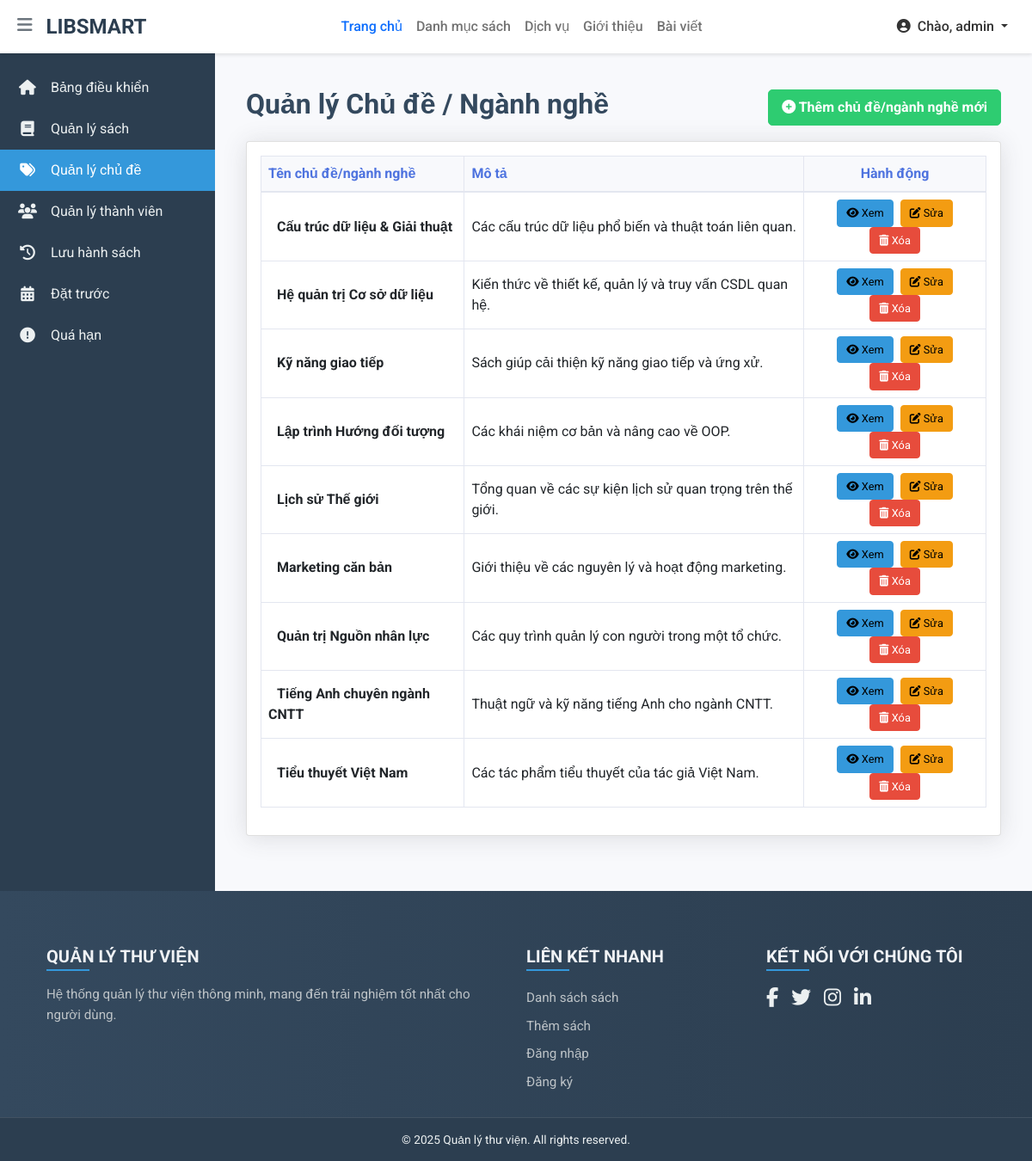
Screenshot of /Subject/index (signed in) with the database file from the repository.
### tables this page shows
CREATE TABLE `subjects` (
  `id` int(11) NOT NULL AUTO_INCREMENT,
  `name` varchar(100) NOT NULL,
  `description` text,
  `faculty_id` int(11) DEFAULT NULL,
  `main_category_id` int(11) DEFAULT NULL,
  `parent_id` int(11) DEFAULT NULL,
  PRIMARY KEY (`id`),
  KEY `fk_parent_subject` (`parent_id`),
  KEY `faculty_id` (`faculty_id`),
  KEY `main_category_id` (`main_category_id`),
  CONSTRAINT `fk_parent_subject` FOREIGN KEY (`parent_id`) REFERENCES `subjects` (`id`) ON DELETE SET NULL,
  CONSTRAINT `subjects_ibfk_1` FOREIGN KEY (`faculty_id`) REFERENCES `faculties` (`id`) ON DELETE SET NULL,
  CONSTRAINT `subjects_ibfk_2` FOREIGN KEY (`main_category_id`) REFERENCES `main_categories` (`id`) ON DELETE SET NULL
);

### app/controllers/SubjectController.php (called while the page is built, shortened)
<?php
require_once ROOT_PATH . '/app/models/SubjectModel.php';
class SubjectController
{
     private $subjectModel;
    public function __construct($db) {
        $this->subjectModel = new SubjectModel($db);
    }
    public function index()
    {
        $subjects = $this->subjectModel->getSubjects();
        foreach ($subjects as $sub) {
            $parentId = $sub->parent_id ?? 0;
        }
        include ROOT_PATH . '/app/views/subject/index.php';
        include ROOT_PATH . '/app/views/shares/admin_layout.php';
    }
}

### app/models/SubjectModel.php (called while the page is built, shortened)
<?php
class SubjectModel
{
    private $conn;
    private $table_name = "subjects";
    public function __construct($db)
    {
        $this->conn = $db;
    }
    public function getSubjects()
    {
        $sql = "SELECT s.*, f.name as faculty_name
                FROM " . $this->table_name . " s
                LEFT JOIN faculties f ON s.faculty_id = f.id
                ORDER BY s.name ASC";
        $stmt = $this->conn->prepare($sql);
        $stmt->execute();
        return $stmt->fetchAll(PDO::FETCH_OBJ);
    }
}

### app/views/subject/index.php (the view, shortened to what this page needs)
<div class="container-fluid admin-content-container py-3">
    <div class="d-flex justify-content-between align-items-center mb-3">
        <h1 class="h2 page-title">Quản lý Chủ đề / Ngành nghề</h1>
        <?php if (isset($_SESSION['role']) && $_SESSION['role'] === 'admin'): ?>
            <a href="/Subject/create" class="btn btn-success btn-add-new">
                <i class="fas fa-plus-circle mr-2"></i> Thêm chủ đề/ngành nghề mới
            </a>
        <?php endif; ?>
    </div>
    <div class="card shadow mb-4">
        <div class="card-body">
            <table class="table table-bordered table-hover">
                <thead class="thead-light">
                    <tr>
                        <th>Tên chủ đề/ngành nghề</th>
                        <th>Mô tả</th>
                        <th class="text-center">Hành động</th>
                    </tr>
                </thead>
                <tbody>
                    <?php
                    function displaySubjectTableRows($subjectsByParentArray, $parentId, $level = 0) {
                        if (!isset($subjectsByParentArray[$parentId])) {
                            return;
                        }
                        foreach ($subjectsByParentArray[$parentId] as $subject) {
                            $indent = str_repeat("&nbsp;&nbsp;&nbsp;&nbsp;", $level);
                            echo '<tr>';
                            echo '<td style="text-align: left;"><span class="subject-indent">' . $indent . htmlspecialchars($subject->name) . '</span></td>';
                            echo '<td>' . htmlspecialchars($subject->description) . '</td>';
                            echo '<td class="text-center">';
                            echo '<a href="/Subject/view/' . $subject->id . '" class="btn btn-info btn-sm mx-1"><i class="fas fa-eye"></i> Xem</a>';
                            echo '<a href="/Subject/edit/' . $subject->id . '" class="btn btn-warning btn-sm mx-1"><i class="fas fa-edit"></i> Sửa</a>';
                            echo '<a href="/Subject/delete/' . $subject->id . '" class="btn btn-danger btn-sm mx-1" onclick="return confirm(\'Bạn có chắc chắn muốn xóa chủ đề này? Tất cả chủ đề con sẽ trở thành chủ đề cấp cao nhất.\');"><i class="fas fa-trash-alt"></i> Xóa</a>';
                            echo '</td>';
                            echo '</tr>';
                        }
                    }
                    displaySubjectTableRows($subjectsByParent, 0);
                    ?>
                </tbody>
            </table>
        </div>
    </div>
</div>

### app/views/shares/header.php (style rules this page uses)
body { font-family: 'Roboto', sans-serif; background-color: #f8f9fa; }

### app/views/subject/index.php (style rules this page uses)
.page-title { color: #34495e; font-weight: bold; }
.btn-add-new { background-color: #2ecc71; border-color: #2ecc71; font-weight: bold; padding: 8px 15px; border-radius: 5px; }
.card.shadow { box-shadow: 0 0.15rem 1.75rem 0 rgba(58, 59, 69, 0.15) !important; }
.table th, .table td { vertical-align: middle; }
.table thead th { background-color: #f8f9fc; color: #4e73df; font-weight: bold; border-bottom: 2px solid #e3e6f0; }
.table-bordered th, .table-bordered td { border: 1px solid #e3e6f0; }
.subject-indent { font-weight: bold; padding-left: 10px; }
td .btn-sm { padding: 5px 10px; font-size: 0.8em; margin: 0 2px; border-radius: 4px; }
.btn-info { background-color: #3498db; border-color: #3498db; }
.btn-warning { background-color: #f39c12; border-color: #f39c12; }
.btn-danger { background-color: #e74c3c; border-color: #e74c3c; }

### app/views/shares/footer.php (style rules this page uses)
body { display: flex; flex-direction: column; min-height: 100vh; }

### app/views/shares/admin_layout.php (style rules this page uses)
body { overflow-x: hidden; }

### rows the page displays
subjects: name "Cấu trúc dữ liệu & Giải thuật", description "Các cấu trúc dữ liệu phổ biến và thuật toán liên quan."
subjects: name "Hệ quản trị Cơ sở dữ liệu", description "Kiến thức về thiết kế, quản lý và truy vấn CSDL quan hệ."
subjects: name "Kỹ năng giao tiếp", description "Sách giúp cải thiện kỹ năng giao tiếp và ứng xử."
subjects: name "Lập trình Hướng đối tượng", description "Các khái niệm cơ bản và nâng cao về OOP."
subjects: name "Lịch sử Thế giới", description "Tổng quan về các sự kiện lịch sử quan trọng trên thế giới."
subjects: name "Marketing căn bản", description "Giới thiệu về các nguyên lý và hoạt động marketing."
subjects: name "Quản trị Nguồn nhân lực", description "Các quy trình quản lý con người trong một tổ chức."
subjects: name "Tiếng Anh chuyên ngành CNTT", description "Thuật ngữ và kỹ năng tiếng Anh cho ngành CNTT."
subjects: name "Tiểu thuyết Việt Nam", description "Các tác phẩm tiểu thuyết của tác giả Việt Nam."

### other values shown
$_SESSION['username'] "admin"
